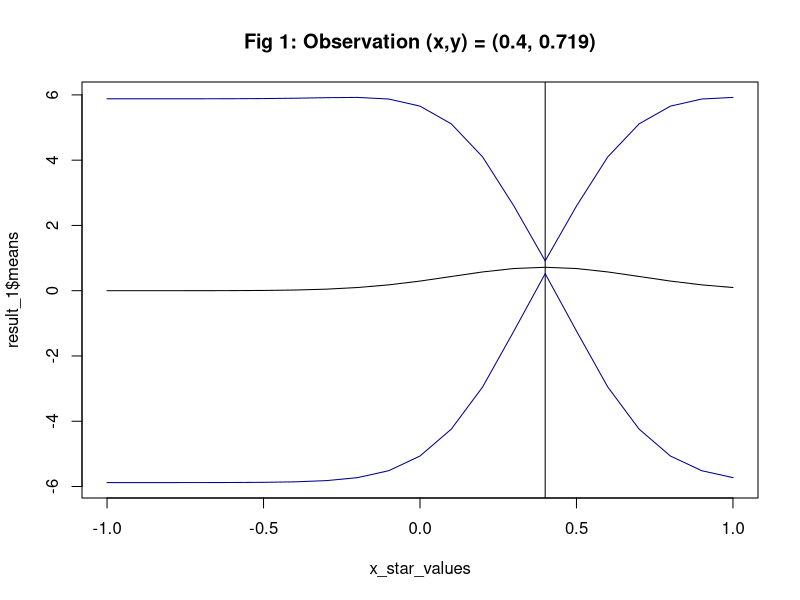
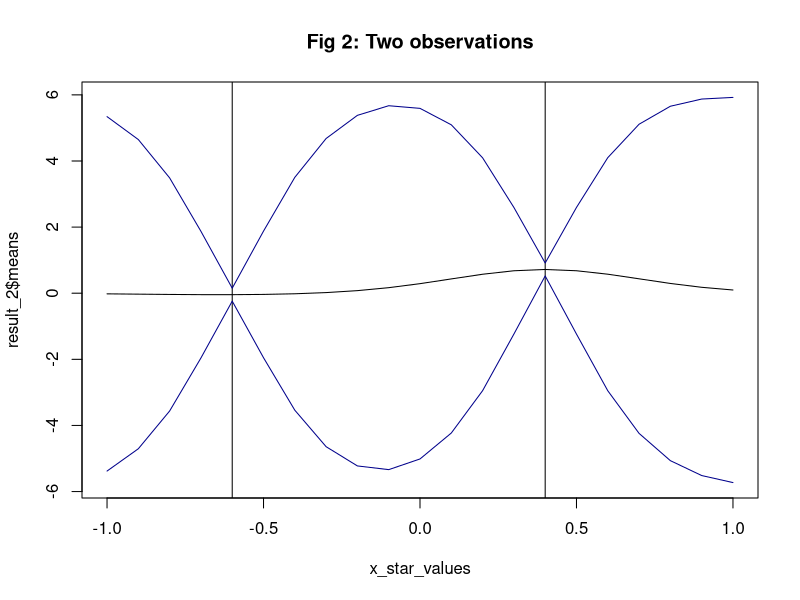
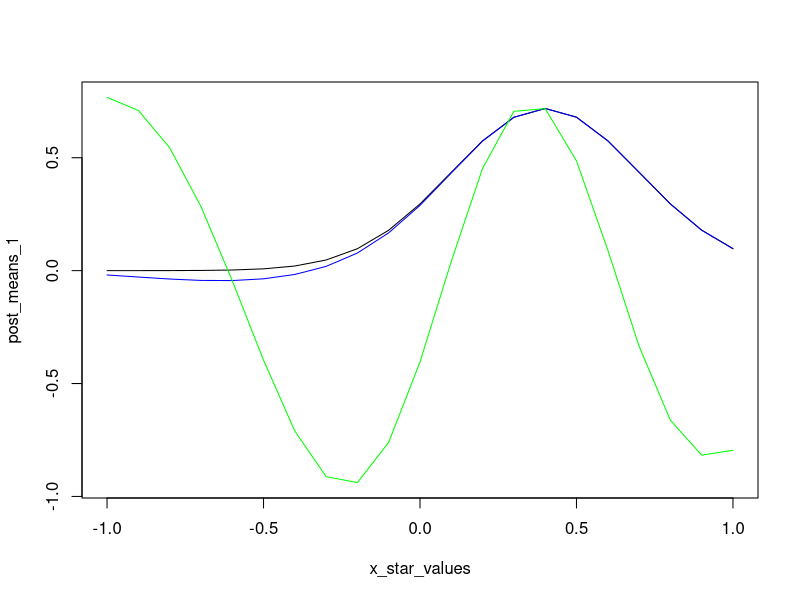

Recreate these plots in R, in order.
## ---- chunk 1
# SETUP

## ---- chunk 2
# Covariance function
SquaredExpKernel <- function(x1, x2, sigmaF=3, l=.3){
  n1 <- length(x1)
  n2 <- length(x2)
  K <- matrix(NA,n1,n2)
  for (i in 1:n2){
    K[,i] <- sigmaF^2*exp(-0.5*( (x1-x2[i])/l)^2 )
  }
  return(K)
}
## ---- chunk 3
posteriorGP <- function(X, y, XStar, sigmaNoise, k){
  # Returns a list of sublists (for each XStar value), each containing f_mean, Variance, loglikelihood.
  K <- k(X, X)
  L <- t(chol(K + sigmaNoise**2 * diag(length(X))))
  
  alpha <- solve(t(L), solve(L, y))
  
  #return(alpha)
  
  # Collect outputs for each XStar value
  f_mean_vec <- c()
  Var_vec <- c()
  #loglikelihood? no?
  
  for (i in 1:length(XStar)){
    k_star <- matrix(k(XStar[[i]], X),
                     nrow=length(X))
    
    f_star <- t(k_star) %*% alpha
    
    v <- solve(L, k_star)
    
    V_of_f_star <- k(XStar[[i]], XStar[[i]]) - t(v) %*% v
    
    # Save mean and variance
    f_mean_vec <- c(f_mean_vec, f_star)
    Var_vec <- c(Var_vec, V_of_f_star)
    #output[[i]] <- list(f_star, V_of_f_star, log_p_y_X)
  }
  
  log_p_y_X <- -1/2 * t(y) %*% alpha - sum(log(diag(L))) - length(X)/2*log(2*pi)
  
  return(list(means = f_mean_vec, variances = Var_vec, loglik=log_p_y_X))
}
## ---- chunk 4
# Plot figure 1
x_star_values <- seq(-1, 1, 0.1)
result_1 <- posteriorGP(X=c(0.4),
                        y=c(0.719),
                        XStar=x_star_values,
                        sigmaNoise=0.1,
                        k=SquaredExpKernel)

lower_cfi_curve <- qnorm(p=0.025, mean=result_1$means, sd = result_1$variances**(1/2))
upper_cfi_curve <- qnorm(p=0.975, mean=result_1$means, sd = result_1$variances**(1/2))

plot(x_star_values,
     result_1$means,
     type="l",
     ylim=range(lower_cfi_curve, 
                upper_cfi_curve), 
     main="Fig 1: Observation (x,y) = (0.4, 0.719)")
abline(v=c(0.4))
points(x_star_values, lower_cfi_curve, type="l", col="darkblue")
points(x_star_values, upper_cfi_curve, type="l", col="darkblue")
## ---- chunk 5
# Plot figure 2
x_star_values <- seq(-1, 1, 0.1)
result_2 <- posteriorGP(X=c(0.4, -0.6),
                        y=c(0.719, -0.044),
                        XStar=x_star_values,
                        sigmaNoise=0.1,
                        k=SquaredExpKernel)

lower_cfi_curve_2 <- qnorm(p=0.025, mean=result_2$means, sd = result_2$variances**(1/2))
upper_cfi_curve_2 <- qnorm(p=0.975, mean=result_2$means, sd = result_2$variances**(1/2))

plot(x_star_values,
     result_2$means,
     type="l",
     ylim=range(lower_cfi_curve_2, 
                upper_cfi_curve_2), 
     main="Fig 2: Two observations")
abline(v=c(0.4, -0.6))
points(x_star_values, lower_cfi_curve_2, type="l", col="darkblue")
points(x_star_values, upper_cfi_curve_2, type="l", col="darkblue")
## ---- chunk 6

posteriorGP(X=c(-1, -0.6, -0.2, 0.4, 0.8),
            y=c(0.768, -0.044, -0.940, 0.719, -0.664),
            XStar=x_star_values,
            sigmaNoise=0.1,
            k=SquaredExpKernel)

#posteriorGP(X=c(-1, -0.6, -0.2, 0.4, 0.8), y=c(0.768, -0.044, -0.940, 0.719, -0.664), XStar=c(1,2,3), sigmaNoise=0.1, k=SquaredExpKernel)
## ---- chunk 7

# Plot after one observation (0.4, 0.719)
post_means_1 <- c()
x_star_values <- seq(-1,1,by=0.1)
for (xstar in x_star_values){
  res <- posteriorGP(X=0.4, y=0.719, XStar=xstar, sigmaNoise=0.1, k=SquaredExpKernel)
  
  post_means_1 <- c(post_means_1, res[[1]])
}


# Plot after an additional observation (-0.6, -0.044)
post_means_2 <- c()
for (xstar in x_star_values){
  res <- posteriorGP(X=matrix(c(0.4, -0.6),nrow=2), y=c(0.719, -0.044), XStar=xstar, sigmaNoise=0.1, k=SquaredExpKernel)
  
  post_means_2 <- c(post_means_2, res[[1]])
}


# PLOT!
#plot(x_star_values, post_means_1, type="l", ylim=c(min(post_means_1, post_means_2), max(post_means_1, post_means_2)))
#points(x_star_values, post_means_2, type="l", col="blue")
## ---- chunk 8
post_means_3 <- c()
x_star_values <- seq(-1,1,by=0.1)
for (xstar in x_star_values){
  res <- posteriorGP(X=c(-1, -0.6, -0.2, 0.4, 0.8), y=c(0.768, -0.044, -0.940, 0.719, -0.664), XStar=xstar, sigmaNoise=0.1, k=SquaredExpKernel)
  
  post_means_3 <- c(post_means_3, res[[1]])
}


plot(x_star_values, post_means_1, type="l", ylim=c(min(post_means_1, post_means_2, post_means_3), max(post_means_1, post_means_2, post_means_3)))
points(x_star_values, post_means_2, type="l", col="blue")
points(x_star_values, post_means_3, type="l", col="green")
## ---- chunk 9
A <- SquaredExpKernel(1:5, 1:5, sigmaF = 0.1) #matrix(c(1,0,1,0,1,0,1,0,1), nrow=3)
#A
L <- chol(A)
t(L) %*% L == A
#matrix(c(1,0,0,2), nrow=2) %*% t(matrix(c(1,0,0,2), nrow=2))
